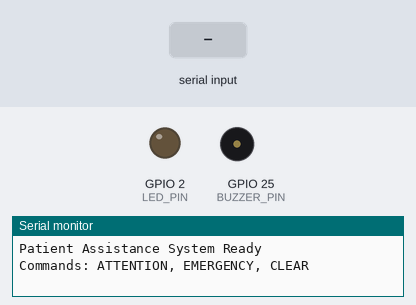
Simulated run of this sketch. Board: ESP32. On the bench: output pins drawn as LEDs (lit = HIGH), buzzer (waves = sounding, pin HIGH), the last lines printed to the serial monitor. Dashed ring = blinking. The test bench sets the inputs (shaded band).

Above: at 1.2 s.
1.3 s: "EMERGENCY\n" received over Serial
At 1.4 s:
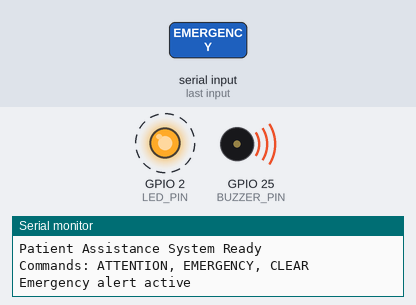
4.3 s: "ATTENTION\n" received over Serial
At 4.35 s:
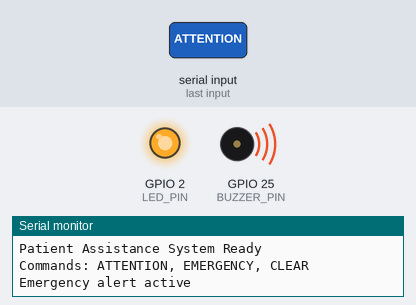
Timing chart, 0 to 7.3 s (numbered marks = the images above; inputs shaded):
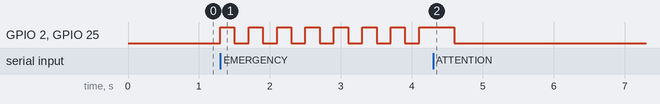

Measured:
- after the input at 1.3 s, GPIO 2 (LED_PIN), GPIO 25 (BUZZER_PIN): alternates HIGH for 0.20 s and LOW for 0.20 s, starting at once

The sketch:

ESP32_Serial_Control.ino
```cpp
#define LED_PIN 2
#define BUZZER_PIN 25

String command = "";

bool emergencyActive = false;
bool buzzerState = false;
unsigned long lastToggle = 0;

void setup() {
  pinMode(LED_PIN, OUTPUT);
  pinMode(BUZZER_PIN, OUTPUT);

  digitalWrite(LED_PIN, LOW);
  digitalWrite(BUZZER_PIN, LOW);

  Serial.begin(115200);

  Serial.println("Patient Assistance System Ready");
  Serial.println("Commands: ATTENTION, EMERGENCY, CLEAR");
}

void loop() {
  // Receive commands from the computer
  if (Serial.available()) {
    command = Serial.readStringUntil('\n');
    command.trim();
    command.toUpperCase();

    if (command == "ATTENTION") {
      emergencyActive = false;

      digitalWrite(LED_PIN, HIGH);
      digitalWrite(BUZZER_PIN, HIGH);
      delay(300);

      digitalWrite(LED_PIN, LOW);
      digitalWrite(BUZZER_PIN, LOW);

      Serial.println("Attention alert triggered");
    }

    else if (command == "EMERGENCY") {
      emergencyActive = true;
      lastToggle = millis();

      digitalWrite(LED_PIN, HIGH);
      digitalWrite(BUZZER_PIN, HIGH);
      buzzerState = true;

      Serial.println("Emergency alert active");
    }

    else if (command == "CLEAR" ||
             command == "STOP") {
      emergencyActive = false;
      buzzerState = false;

      digitalWrite(LED_PIN, LOW);
      digitalWrite(BUZZER_PIN, LOW);

      Serial.println("Alert cleared");
    }
  }

  // Continue flashing and beeping during emergency
  if (emergencyActive &&
      millis() - lastToggle >= 200) {

    lastToggle = millis();
    buzzerState = !buzzerState;

    digitalWrite(LED_PIN, buzzerState);
    digitalWrite(BUZZER_PIN, buzzerState);
  }
}
```
